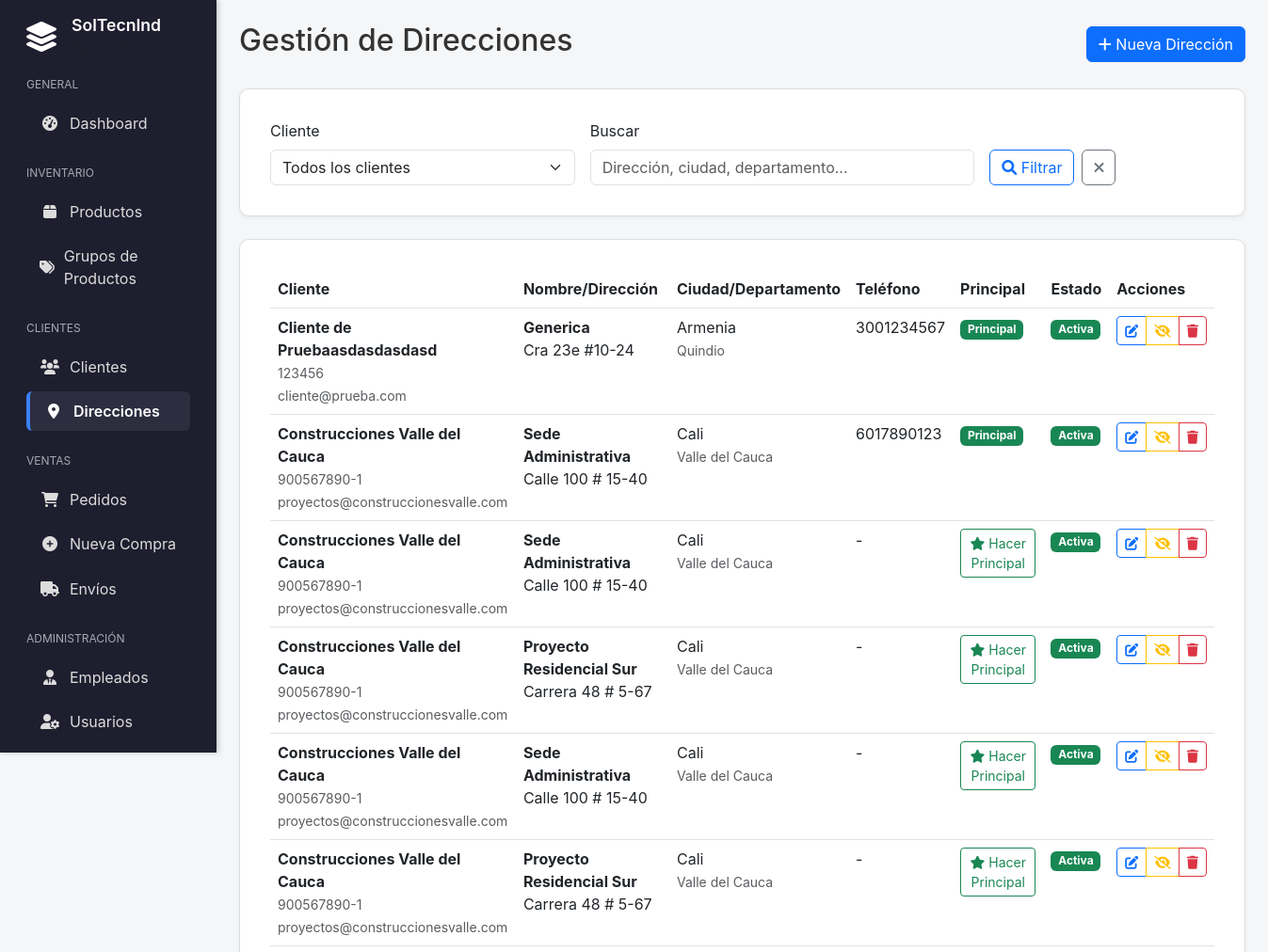
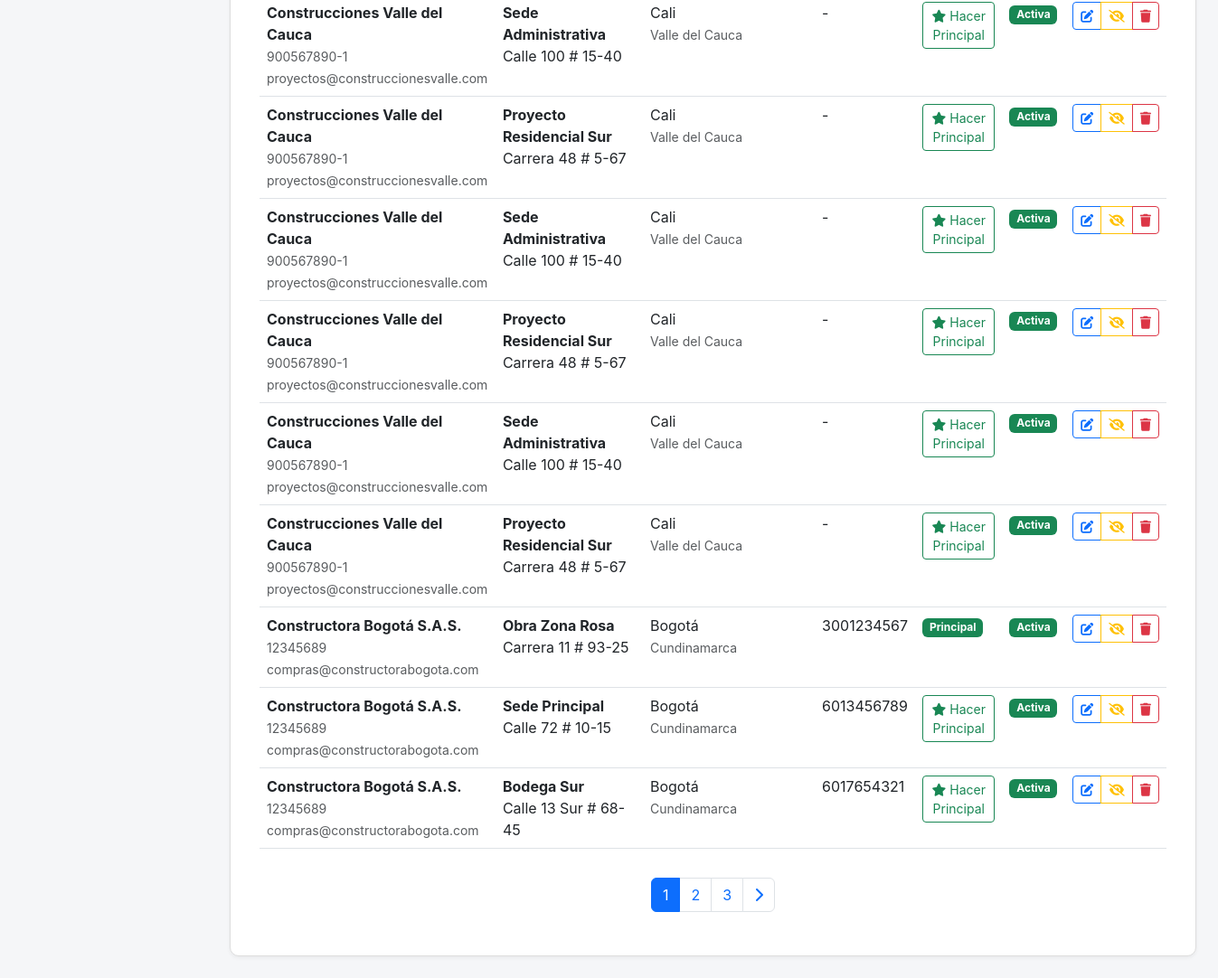
The page /admin/direcciones.php on the database its author committed (2 pictures, top to bottom).
### tables this page shows
CREATE TABLE `direcciones_clientes` (
  `id` int(11) NOT NULL,
  `cliente_id` int(11) NOT NULL,
  `nombre` varchar(100) NOT NULL COMMENT 'Nombre identificador de la dirección',
  `direccion` text NOT NULL,
  `ciudad` varchar(100) NOT NULL,
  `departamento` varchar(100) DEFAULT NULL,
  `codigo_postal` varchar(20) DEFAULT NULL,
  `telefono` varchar(20) DEFAULT NULL,
  `contacto_receptor` varchar(255) DEFAULT NULL COMMENT 'Nombre de la persona que recibe en esta direcci??n',
  `documento_receptor` varchar(50) DEFAULT NULL COMMENT 'Documento de identidad del receptor',
  `zona_entrega` varchar(50) DEFAULT NULL COMMENT 'Norte, Sur, Centro, etc.',
  `tiempo_entrega_estimado` int(11) DEFAULT NULL COMMENT 'Días hábiles estimados',
  `es_principal` tinyint(1) DEFAULT 0,
  `es_facturacion` tinyint(1) DEFAULT 0,
  `es_envio` tinyint(1) DEFAULT 1,
  `activo` tinyint(1) DEFAULT 1,
  `created_at` timestamp NOT NULL DEFAULT current_timestamp(),
  `updated_at` timestamp NOT NULL DEFAULT current_timestamp() ON UPDATE current_timestamp()
);

CREATE TABLE `clientes` (
  `id` int(11) NOT NULL,
  `nombre` varchar(255) NOT NULL,
  `numero_documento` varchar(50) NOT NULL,
  `tipo_documento` enum('CC','NIT','CE','TI') DEFAULT 'CC',
  `email` varchar(255) DEFAULT NULL,
  `telefono` varchar(20) DEFAULT NULL,
  `direccion_principal` text DEFAULT NULL,
  `ciudad` varchar(100) DEFAULT NULL,
  `contacto_principal` varchar(255) DEFAULT NULL,
  `empleado_asignado` int(11) DEFAULT NULL,
  `activo` tinyint(1) DEFAULT 1,
  `created_at` timestamp NOT NULL DEFAULT current_timestamp(),
  `updated_at` timestamp NOT NULL DEFAULT current_timestamp() ON UPDATE current_timestamp()
);

### admin/direcciones.php (the view, shortened to what this page needs)
<?php
require_once '../includes/LayoutManager.php';
$pdo = getConnection();
$search = $_GET['search'] ?? '';
$cliente_filter = $_GET['cliente'] ?? '';
$page = max(1, $_GET['page'] ?? 1);
$limit = 15;
$offset = ($page - 1) * $limit;
$where_conditions = [];
$params = [];
$where_clause = !empty($where_conditions) ? "WHERE " . implode(" AND ", $where_conditions) : "";
$count_sql = "SELECT COUNT(*) as total FROM direcciones_clientes d INNER JOIN clientes c ON d.cliente_id = c.id {$where_clause}";
$count_stmt = $pdo->prepare($count_sql);
$count_stmt->execute($params);
$total_direcciones = $count_stmt->fetch()['total'];
$total_pages = ceil($total_direcciones / $limit);
$sql = "SELECT d.*,
               c.nombre as cliente_nombre,
               c.email as cliente_email,
               c.numero_documento
        FROM direcciones_clientes d
        INNER JOIN clientes c ON d.cliente_id = c.id
        {$where_clause}
        ORDER BY c.nombre ASC, d.es_principal DESC, d.created_at DESC
        LIMIT {$limit} OFFSET {$offset}";
$stmt = $pdo->prepare($sql);
$stmt->execute($params);
$direcciones = $stmt->fetchAll();
?>
<div class="d-flex justify-content-between align-items-center mb-4">
    <h2>Gestión de Direcciones</h2>
    <button class="btn btn-primary" data-bs-toggle="modal" data-bs-target="#modalDireccion">
        <i class="fas fa-plus"></i> Nueva Dirección
    </button>
</div>
<div class="card mb-4">
    <div class="card-body">
        <form method="GET" class="row g-3">
            <div class="col-md-4">
                <label for="cliente" class="form-label">Cliente</label>
                <select class="form-select" id="cliente" name="cliente">
                    <option value="">Todos los clientes</option>
                </select>
            </div>
            <div class="col-md-5">
                <label for="search" class="form-label">Buscar</label>
                <input type="text" class="form-control" id="search" name="search"
                       value="<?php echo htmlspecialchars($search); ?>"
                       placeholder="Dirección, ciudad, departamento...">
            </div>
            <div class="col-md-3 d-flex align-items-end">
                <button type="submit" class="btn btn-outline-primary me-2">
                    <i class="fas fa-search"></i> Filtrar
                </button>
                <a href="direcciones.php" class="btn btn-outline-secondary">
                    <i class="fas fa-times"></i>
                </a>
            </div>
        </form>
    </div>
</div>
<div class="card">
    <div class="card-body">
        <div class="table-responsive">
            <table class="table table-hover">
                <thead>
                    <tr>
                        <th>Cliente</th>
                        <th>Nombre/Dirección</th>
                        <th>Ciudad/Departamento</th>
                        <th>Teléfono</th>
                        <th>Principal</th>
                        <th>Estado</th>
                        <th>Acciones</th>
                    </tr>
                </thead>
                <tbody>
                    <?php if (empty($direcciones)): ?>
                        <tr>
                            <td colspan="6" class="text-center text-muted py-4">
                                No se encontraron direcciones
                            </td>
                        </tr>
                    <?php else: ?>
                        <?php foreach ($direcciones as $direccion): ?>
                        <tr>
                            <td>
                                <strong><?php echo htmlspecialchars($direccion['cliente_nombre']); ?></strong><br>
                                <small class="text-muted">
                                    <?php echo htmlspecialchars($direccion['numero_documento']); ?><br>
                                    <?php echo htmlspecialchars($direccion['cliente_email']); ?>
                                </small>
                            </td>
                            <td>
                                <strong><?php echo htmlspecialchars($direccion['nombre']); ?></strong><br>
                                <?php echo htmlspecialchars($direccion['direccion']); ?>
                            </td>
                            <td>
                                <?php echo htmlspecialchars($direccion['ciudad']); ?><br>
                                <small class="text-muted"><?php echo htmlspecialchars($direccion['departamento']); ?></small>
                            </td>
                            <td><?php echo htmlspecialchars($direccion['telefono'] ?: '-'); ?></td>
                            <td>
                                <?php if ($direccion['es_principal']): ?>
                                    <span class="badge bg-success">Principal</span>
                                <?php else: ?>
                                    <button class="btn btn-outline-success btn-sm" onclick="setPrincipal(<?php echo $direccion['id']; ?>)">
                                        <i class="fas fa-star"></i> Hacer Principal
                                    </button>
                                <?php endif; ?>
                            </td>
                            <td>
                                <span class="badge bg-<?php echo $direccion['activo'] ? 'success' : 'secondary'; ?>">
                                    <?php echo $direccion['activo'] ? 'Activa' : 'Inactiva'; ?>
                                </span>
                            </td>
                            <td>
                                <div class="btn-group btn-group-sm">
                                    <button class="btn btn-outline-primary" onclick="editarDireccion(<?php echo htmlspecialchars(json_encode($direccion)); ?>)">
                                        <i class="fas fa-edit"></i>
                                    </button>
                                    <button class="btn btn-outline-<?php echo $direccion['activo'] ? 'warning' : 'success'; ?>"
                                            onclick="toggleStatus(<?php echo $direccion['id']; ?>)"
                                            title="<?php echo $direccion['activo'] ? 'Desactivar' : 'Activar'; ?>">
                                        <i class="fas fa-<?php echo $direccion['activo'] ? 'eye-slash' : 'eye'; ?>"></i>
                                    </button>
                                    <button class="btn btn-outline-danger" onclick="eliminarDireccion(<?php echo $direccion['id']; ?>)">
                                        <i class="fas fa-trash"></i>
                                    </button>
                                </div>
                            </td>
                        </tr>
                        <?php endforeach; ?>
                    <?php endif; ?>
                </tbody>
            </table>
        </div>
        <?php if ($total_pages > 1): ?>
            <nav aria-label="Paginación de direcciones" class="mt-3">
                <ul class="pagination justify-content-center">
                    <?php for ($i = max(1, $page-2); $i <= min($total_pages, $page+2); $i++): ?>
                        <li class="page-item <?php echo $i == $page ? 'active' : ''; ?>">
                            <a class="page-link" href="?page=<?php echo $i; ?>&search=<?php echo urlencode($search); ?>&cliente=<?php echo urlencode($cliente_filter); ?>">
                                <?php echo $i; ?>
                            </a>
                        </li>
                    <?php endfor; ?>
                    <?php if ($page < $total_pages): ?>
                        <li class="page-item">
                            <a class="page-link" href="?page=<?php echo $page+1; ?>&search=<?php echo urlencode($search); ?>&cliente=<?php echo urlencode($cliente_filter); ?>">
                                <i class="fas fa-chevron-right"></i>
                            </a>
                        </li>
                    <?php endif; ?>
                </ul>
            </nav>
        <?php endif; ?>
    </div>
</div>

### rows shown on the page
direcciones_clientes: cliente.nombre "Cliente de Pruebaasdasdasdasd", cliente.numero_documento "123456", cliente.email "cliente@prueba.com", nombre "Generica", direccion "Cra 23e #10-24", ciudad "Armenia", departamento "Quindio", telefono "3001234567", es_principal "Principal", activo "Activa"
direcciones_clientes: cliente.nombre "Construcciones Valle del Cauca", cliente.numero_documento "900567890-1", cliente.email "proyectos@construccionesvalle.com", nombre "Sede Administrativa", direccion "Calle 100 # 15-40", ciudad "Cali", departamento "Valle del Cauca", telefono "6017890123", es_principal "Principal", activo "Activa"
direcciones_clientes: cliente.nombre "Construcciones Valle del Cauca", cliente.numero_documento "900567890-1", cliente.email "proyectos@construccionesvalle.com", nombre "Sede Administrativa", direccion "Calle 100 # 15-40", ciudad "Cali", departamento "Valle del Cauca", telefono "-", activo "Activa"
direcciones_clientes: cliente.nombre "Construcciones Valle del Cauca", cliente.numero_documento "900567890-1", cliente.email "proyectos@construccionesvalle.com", nombre "Proyecto Residencial Sur", direccion "Carrera 48 # 5-67", ciudad "Cali", departamento "Valle del Cauca", telefono "-", activo "Activa"
direcciones_clientes: cliente.nombre "Construcciones Valle del Cauca", cliente.numero_documento "900567890-1", cliente.email "proyectos@construccionesvalle.com", nombre "Sede Administrativa", direccion "Calle 100 # 15-40", ciudad "Cali", departamento "Valle del Cauca", telefono "-", activo "Activa"
direcciones_clientes: cliente.nombre "Construcciones Valle del Cauca", cliente.numero_documento "900567890-1", cliente.email "proyectos@construccionesvalle.com", nombre "Proyecto Residencial Sur", direccion "Carrera 48 # 5-67", ciudad "Cali", departamento "Valle del Cauca", telefono "-", activo "Activa"
direcciones_clientes: cliente.nombre "Construcciones Valle del Cauca", cliente.numero_documento "900567890-1", cliente.email "proyectos@construccionesvalle.com", nombre "Sede Administrativa", direccion "Calle 100 # 15-40", ciudad "Cali", departamento "Valle del Cauca", telefono "-", activo "Activa"
direcciones_clientes: cliente.nombre "Construcciones Valle del Cauca", cliente.numero_documento "900567890-1", cliente.email "proyectos@construccionesvalle.com", nombre "Proyecto Residencial Sur", direccion "Carrera 48 # 5-67", ciudad "Cali", departamento "Valle del Cauca", telefono "-", activo "Activa"
direcciones_clientes: cliente.nombre "Construcciones Valle del Cauca", cliente.numero_documento "900567890-1", cliente.email "proyectos@construccionesvalle.com", nombre "Sede Administrativa", direccion "Calle 100 # 15-40", ciudad "Cali", departamento "Valle del Cauca", telefono "-", activo "Activa"
direcciones_clientes: cliente.nombre "Construcciones Valle del Cauca", cliente.numero_documento "900567890-1", cliente.email "proyectos@construccionesvalle.com", nombre "Proyecto Residencial Sur", direccion "Carrera 48 # 5-67", ciudad "Cali", departamento "Valle del Cauca", telefono "-", activo "Activa"
direcciones_clientes: cliente.nombre "Construcciones Valle del Cauca", cliente.numero_documento "900567890-1", cliente.email "proyectos@construccionesvalle.com", nombre "Sede Administrativa", direccion "Calle 100 # 15-40", ciudad "Cali", departamento "Valle del Cauca", telefono "-", activo "Activa"
direcciones_clientes: cliente.nombre "Construcciones Valle del Cauca", cliente.numero_documento "900567890-1", cliente.email "proyectos@construccionesvalle.com", nombre "Proyecto Residencial Sur", direccion "Carrera 48 # 5-67", ciudad "Cali", departamento "Valle del Cauca", telefono "-", activo "Activa"
direcciones_clientes: cliente.nombre "Constructora Bogotá S.A.S.", cliente.numero_documento "12345689", cliente.email "compras@constructorabogota.com", nombre "Obra Zona Rosa", direccion "Carrera 11 # 93-25", ciudad "Bogotá", departamento "Cundinamarca", telefono "3001234567", es_principal "Principal", activo "Activa"
direcciones_clientes: cliente.nombre "Constructora Bogotá S.A.S.", cliente.numero_documento "12345689", cliente.email "compras@constructorabogota.com", nombre "Sede Principal", direccion "Calle 72 # 10-15", ciudad "Bogotá", departamento "Cundinamarca", telefono "6013456789", activo "Activa"
direcciones_clientes: cliente.nombre "Constructora Bogotá S.A.S.", cliente.numero_documento "12345689", cliente.email "compras@constructorabogota.com", nombre "Bodega Sur", direccion "Calle 13 Sur # 68-45", ciudad "Bogotá", departamento "Cundinamarca", telefono "6017654321", activo "Activa"

### other values the page prints
$config['title'] "SolTecnInd"
$cat "GENERAL"
$item['text'] "Dashboard"
$cat "INVENTARIO"
$item['text'] "Productos"
$item['text'] "Grupos de Productos"
$cat "CLIENTES"
$item['text'] "Clientes"
$item['text'] "Direcciones"
$cat "VENTAS"
$item['text'] "Pedidos"
$item['text'] "Nueva Compra"
$item['text'] "Envíos"
$cat "ADMINISTRACIÓN"
$item['text'] "Empleados"
